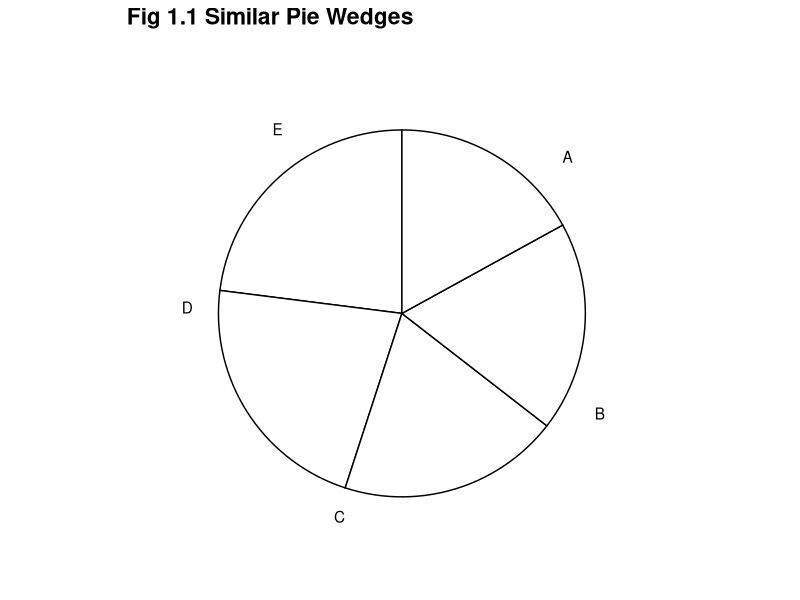
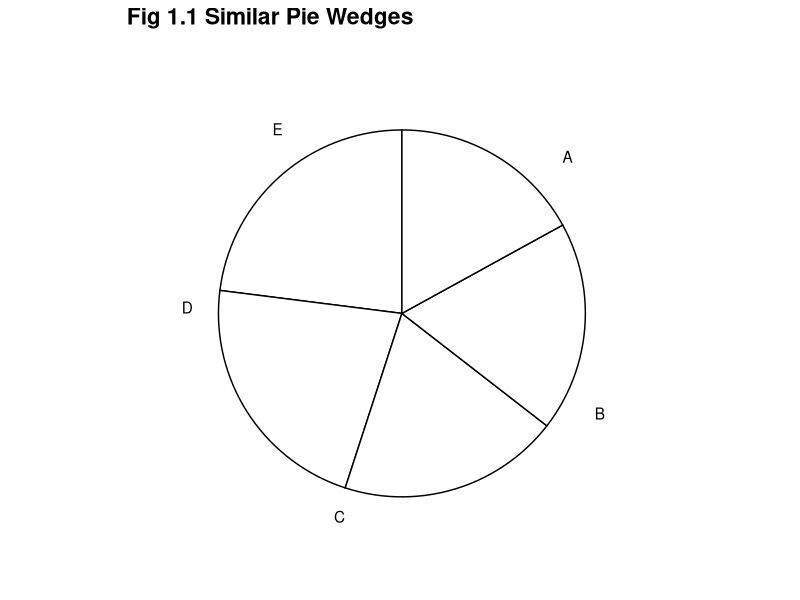

Reproduce these figures in R, in order.
library(ggplot2)

this_base <- "fig01-01_similar-pie-wedges"

my_data <- data.frame(
  variable = c("A", "B", "C", "D", "E"), 
  value = c(23, 22, 19.5, 18.5, 17))

p <- ggplot(my_data, aes(x = factor(1), fill = variable, weight = value)) +
  geom_bar(width = 1, show_guide = FALSE, colour = 'black') + 
  geom_text(aes(x = 1.7, y = c(13, 33, 55, 75, 90), label = variable, 
                hjust = 0, vjust = 0)) + 
  coord_polar(theta = "y") +
  scale_fill_manual("variable", values = c(rep('white', 5))) +
  ggtitle("Fig 1.1 Similar Pie Wedges") +
  theme_bw() + 
  theme(panel.grid.major = element_blank(), 
        panel.grid.minor = element_blank(), 
        panel.border = element_blank(),
        plot.title = element_text(size = rel(1.5), face = "bold"),
        axis.title = element_blank(), 
        axis.text = element_blank(),
        axis.ticks = element_blank())

p

ggsave(paste0(this_base, ".png"), p, width = 6, height = 5)
